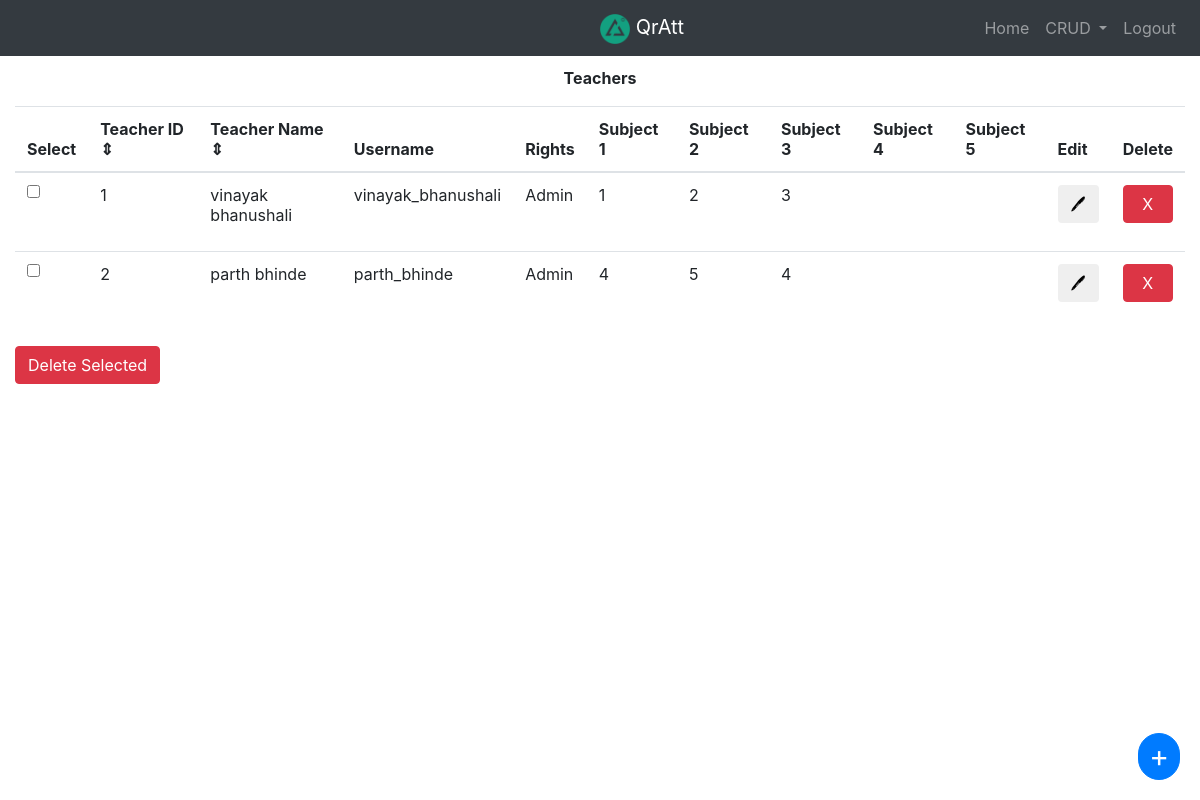
/admin/teacher.php (signed in), run on the app's committed database.
### tables this page shows
CREATE TABLE `teacherinfo` (
  `tid` int(50) NOT NULL,
  `name` varchar(50) NOT NULL,
  `username` varchar(50) NOT NULL,
  `password` varchar(100) NOT NULL,
  `rights` char(2) NOT NULL DEFAULT 'T',
  `sub1` int(100) DEFAULT NULL,
  `sub2` int(100) DEFAULT NULL,
  `sub3` int(100) DEFAULT NULL,
  `sub4` int(100) DEFAULT NULL,
  `sub5` int(100) DEFAULT NULL
);

### admin/teacher.php (the view, shortened to what this page needs)
<html>
<head>
	<link rel="stylesheet" href="https://maxcdn.bootstrapcdn.com/bootstrap/4.0.0/css/bootstrap.min.css">
</head>
<body>
<nav class="navbar navbar-expand-md navbar-dark bg-dark">
    <a href="admin.php" class="navbar-brand abs"><img src="../assets/logogreen.png" height="30" width="30"> QrAtt</a>
    <div class="navbar-collapse collapse justify-content-stretch" id="navbar7">
        <ul class="navbar-nav ml-auto">
		<li class="nav-item">
                <a class="nav-link" href="admin.php">Home</a>
            </li>
			<li class="nav-item dropdown">
        <a class="nav-link dropdown-toggle" href="#" id="navbarDropdown" role="button" data-toggle="dropdown" aria-haspopup="true" aria-expanded="false">
          CRUD
        </a>
      </li>
            <li class="nav-item">
                <a class="nav-link" href="logout.php">Logout</a>
            </li>
        </ul>
    </div>
</nav>
<p class="text-center font-weight-bold" style="margin-top:10;">Teachers</p>
<button id="fab" class="btn btn-primary" type="button" data-toggle="modal" data-target="#addcourseModal" >+</button>
<div class="container-fluid">
<?php
	require('connect.php');
	$query = $conn->prepare("SELECT * FROM `teacherinfo`");
  $query->execute();
  $r = $query->get_result();
	echo('<table id="mytable" class="table table-hover"><thead id="tablehead"><tr ><th>Select</th><th id="tid">Teacher ID &#x21D5;</th><th id="teachername">Teacher Name &#x21D5;</th><th>Username</th><th id="rights">Rights</th><th id="sub1">Subject 1</th><th id="sub2">Subject 2</th><th id="sub3">Subject 3</th><th id="sub4">Subject 4</th><th id="sub5">Subject 5</th><th>Edit</th><th>Delete</th></tr></thead><tbody>');
	while ($assoc =$r->fetch_assoc()){
	echo "<tr>";
	echo "<td><input class='get_value' type='checkbox' name='cid[]' value=".$assoc['tid']."></td>";
	echo "<td>".$assoc['tid']."</td>";
  echo "<td>".$assoc['name']."</td>";
  echo "<td>".$assoc['username']."</td>";
  $right = $assoc['rights'];
  if ($right == 't') {
    echo "<td>Teacher</td>";
  }
  else if($right == 'a') {
    echo "<td>Admin</td>";
  }
  else{
    echo "<td>!</td>";
  }
	echo "<td>".$assoc['sub1']."</td>";
  echo "<td>".$assoc['sub2']."</td>";
  echo "<td>".$assoc['sub3']."</td>";
  echo "<td>".$assoc['sub4']."</td>";
  echo "<td>".$assoc['sub5']."</td>";
	echo '<td><button type="button" class="btn" data-toggle="modal" data-target="#EditModal" data-tid="'.$assoc['tid'].'" data-tname="'.$assoc['name'].'" data-uname="'.$assoc['username'].'" data-tright="'.$assoc['rights'].'" data-sub1="'.$assoc['sub1'].'"data-sub2="'.$assoc['sub2'].'"data-sub3="'.$assoc['sub3'].'"data-sub4="'.$assoc['sub4'].'"data-sub5="'.$assoc['sub5'].'">&#x1f58a;</button></td>';
	echo "<td>";
	echo "<form action='teacherdel.php' method='post'  style='width=50%;'>";
	echo "<button class='cnf btn btn-danger' type='submit' name = 'submit' style='width:50;' id='single'>X</button>";
	echo "</form>";
	echo"</td>";
	echo "</tr>";
	}
?>
</tbody>
</table>
<button type="button" name="submit" class="btn btn-danger cnf" id="multi">Delete Selected</button>
</div>
</body>
</html>

### admin/teacher.php (style rules this page uses)
#fab { border-radius: 50px; padding:0; padding-left:10; padding-right:10; position: fixed; bottom: 20px; right: 20px; font-size:30; }
#tid, #teachername { cursor: pointer; }
.navbar-brand.abs { position: absolute; left: 50%; text-align: center; }

### data on the page
teacherinfo: tid "1", name "vinayak bhanushali", username "vinayak_bhanushali", rights "Admin", sub1 "1", sub2 "2", sub3 "3"
teacherinfo: tid "2", name "parth bhinde", username "parth_bhinde", rights "Admin", sub1 "4", sub2 "5", sub3 "4"
